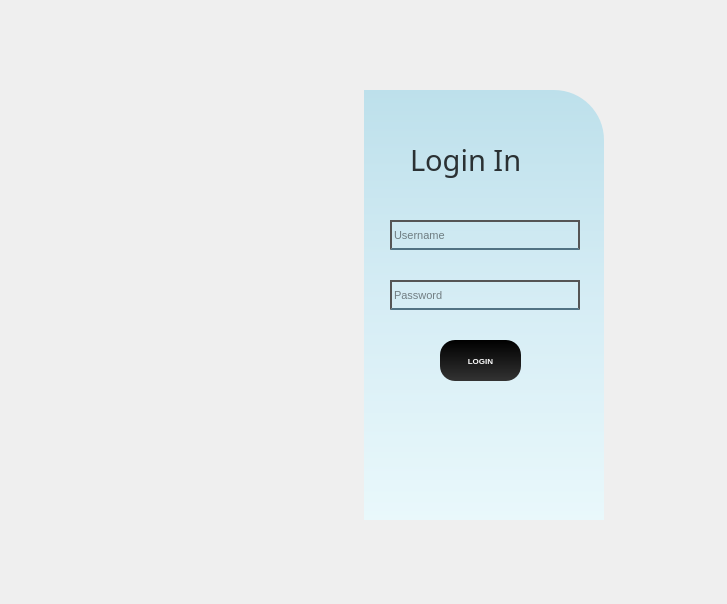
<?xml version="1.0" encoding="UTF-8"?>
<ui version="4.0">
 <class>Form</class>
 <widget class="QWidget" name="Form">
  <property name="geometry">
   <rect>
    <x>0</x>
    <y>0</y>
    <width>727</width>
    <height>604</height>
   </rect>
  </property>
  <property name="font">
   <font>
    <pointsize>20</pointsize>
   </font>
  </property>
  <property name="windowTitle">
   <string>Form</string>
  </property>
  <widget class="QWidget" name="widget" native="true">
   <property name="geometry">
    <rect>
     <x>70</x>
     <y>60</y>
     <width>550</width>
     <height>500</height>
    </rect>
   </property>
   <widget class="QLabel" name="label_2">
    <property name="geometry">
     <rect>
      <x>294</x>
      <y>30</y>
      <width>240</width>
      <height>430</height>
     </rect>
    </property>
    <property name="styleSheet">
     <string notr="true">
border-top-right-radius:50px;

 
    background: qlineargradient(x1:0, y1:0, x2:0, y2:1, stop:0 #bde0eb, stop:0.5 #d6edf5, stop:1 #e9f8fb);
 

   

</string>
    </property>
    <property name="text">
     <string/>
    </property>
   </widget>
   <widget class="QLabel" name="label_3">
    <property name="geometry">
     <rect>
      <x>340</x>
      <y>79</y>
      <width>131</width>
      <height>41</height>
     </rect>
    </property>
    <property name="font">
     <font>
      <family>Bauhaus 93</family>
      <pointsize>22</pointsize>
      <weight>50</weight>
      <bold>false</bold>
      <kerning>true</kerning>
     </font>
    </property>
    <property name="styleSheet">
     <string notr="true">color:rgba(0,0,0,200);</string>
    </property>
    <property name="text">
     <string>Login In</string>
    </property>
   </widget>
   <widget class="QLineEdit" name="lineEdit">
    <property name="geometry">
     <rect>
      <x>320</x>
      <y>160</y>
      <width>190</width>
      <height>30</height>
     </rect>
    </property>
    <property name="font">
     <font>
      <pointsize>8</pointsize>
     </font>
    </property>
    <property name="styleSheet">
     <string notr="true">background-color:rgba(0,0,0,0);
border: 2px solid #555555;
border-bottom:2px solid rgba(46,82,101,200);
color:rgba(0,0,0,240);
padding-bottom:0px;	</string>
    </property>
    <property name="alignment">
     <set>Qt::AlignLeading|Qt::AlignLeft|Qt::AlignVCenter</set>
    </property>
    <property name="placeholderText">
     <string>Username</string>
    </property>
   </widget>
   <widget class="QLineEdit" name="lineEdit_2">
    <property name="geometry">
     <rect>
      <x>320</x>
      <y>220</y>
      <width>190</width>
      <height>30</height>
     </rect>
    </property>
    <property name="font">
     <font>
      <pointsize>8</pointsize>
     </font>
    </property>
    <property name="styleSheet">
     <string notr="true">border: 2px solid #555555;
background-color:rgba(0,0,0,0);
border-bottom:2px solid rgba(46,82,101,200);
color:rgba(0,0,0,240);
padding-bottom:0px;	</string>
    </property>
    <property name="echoMode">
     <enum>QLineEdit::Password</enum>
    </property>
    <property name="placeholderText">
     <string>Password</string>
    </property>
   </widget>
   <widget class="QPushButton" name="pushButton">
    <property name="geometry">
     <rect>
      <x>370</x>
      <y>280</y>
      <width>81</width>
      <height>41</height>
     </rect>
    </property>
    <property name="font">
     <font>
      <pointsize>6</pointsize>
      <weight>75</weight>
      <bold>true</bold>
     </font>
    </property>
    <property name="styleSheet">
     <string notr="true">

QPushButton {
    background: qlineargradient(x1:0, y1:0, x2:0, y2:1, stop:0 #000000, stop:1 #333333);
    border-radius: 15px;
    color: white; /* Adjust text color for visibility */
    padding: 8px 16px;
    /* Add more styles as needed */
}

QPushButton:hover {
    background: qlineargradient(x1:0, y1:0, x2:0, y2:1, stop:0 #333333, stop:1 #666666);
    /* Change color on hover */
}

QPushButton:pressed {
    background: qlineargradient(x1:0, y1:0, x2:0, y2:1, stop:0 #666666, stop:1 #999999);
    /* Change color when pressed */
}
</string>
    </property>
    <property name="text">
     <string>LOGIN</string>
    </property>
   </widget>
   <widget class="QLabel" name="label">
    <property name="geometry">
     <rect>
      <x>20</x>
      <y>30</y>
      <width>280</width>
      <height>430</height>
     </rect>
    </property>
    <property name="text">
     <string/>
    </property>
    <property name="pixmap">
     <pixmap>medicine.jpg</pixmap>
    </property>
    <property name="scaledContents">
     <bool>true</bool>
    </property>
   </widget>
  </widget>
 </widget>
 <resources>
  <include location="res.qrc"/>
 </resources>
 <connections/>
</ui>
